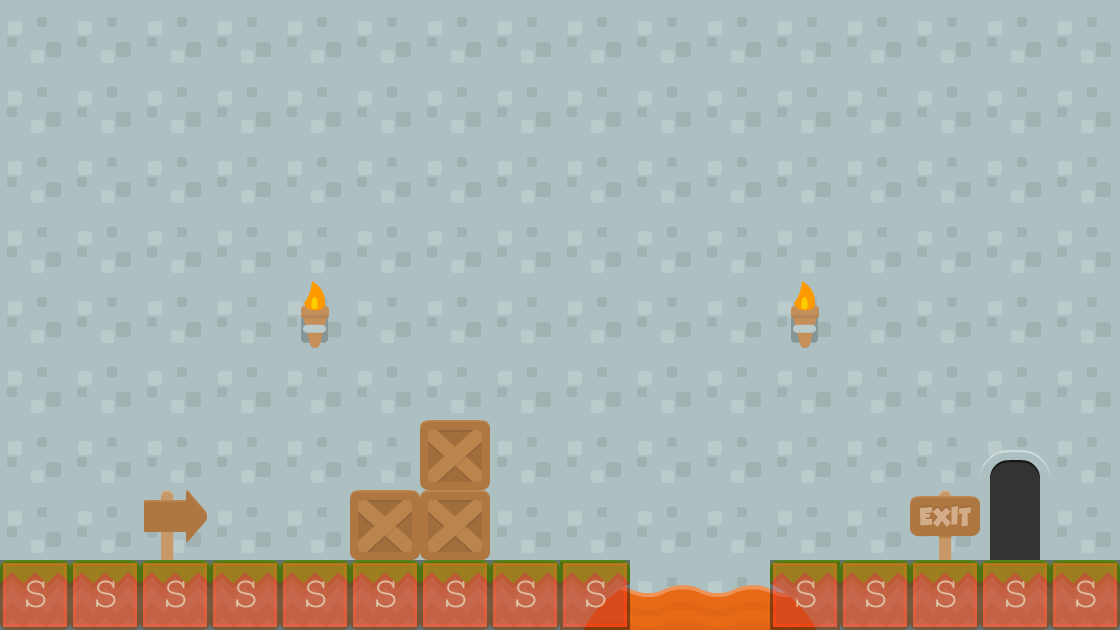

The image is a tile-based game level rendered from a .tmx file. Its description and source (layers, tilesets, objects; grid data summarised) follow:
An orthogonal 16x9 tile map with 70x70 px tiles, 5 tile layers (background3, background2, background1, collision, ...), 2 tilesets and 1 object (levelTrigger).

<map version="1.0" orientation="orthogonal" renderorder="right-down" width="16" height="9" tilewidth="70" tileheight="70" backgroundcolor="#47c8ff">
 <tileset firstgid="1" name="background-tiles" tilewidth="70" tileheight="70">
  <image source="../img/background-tiles.png" width="910" height="910" />
 </tileset>
 <tileset firstgid="170" name="meta-tiles" tilewidth="70" tileheight="70">
  <image source="../img/meta-tiles.png" width="350" height="70" />
  <tile id="4">
   <properties>
    <property name="type" value="solid" />
   </properties>
  </tile>
 </tileset>
 <layer name="background3" width="16" height="9">
  <data>[144 cells, 2 non-empty, 1 distinct tile ids]</data>
 </layer>
 <layer name="background2" width="16" height="9">
  <data>[144 cells, 144 non-empty, 2 distinct tile ids]</data>
 </layer>
 <layer name="background1" width="16" height="9">
  <data>[144 cells, 20 non-empty, 7 distinct tile ids]</data>
 </layer>
 <layer name="collision" width="16" height="9" opacity="0.41">
  <data>[144 cells, 14 non-empty, 1 distinct tile ids]</data>
 </layer>
 <objectgroup name="trigger-entities" opacity="0.86">
  <object name="levelTrigger" x="984" y="426" width="62" height="132">
   <properties>
    <property name="level" value="Raylevel02" />
    <property name="xSpawn" value="400" />
    <property name="ySpawn" value="0" />
   </properties>
  </object>
 </objectgroup>
 <layer name="foreground1" width="16" height="9">
  <data>[144 cells, 6 non-empty, 4 distinct tile ids]</data>
 </layer>
</map>
